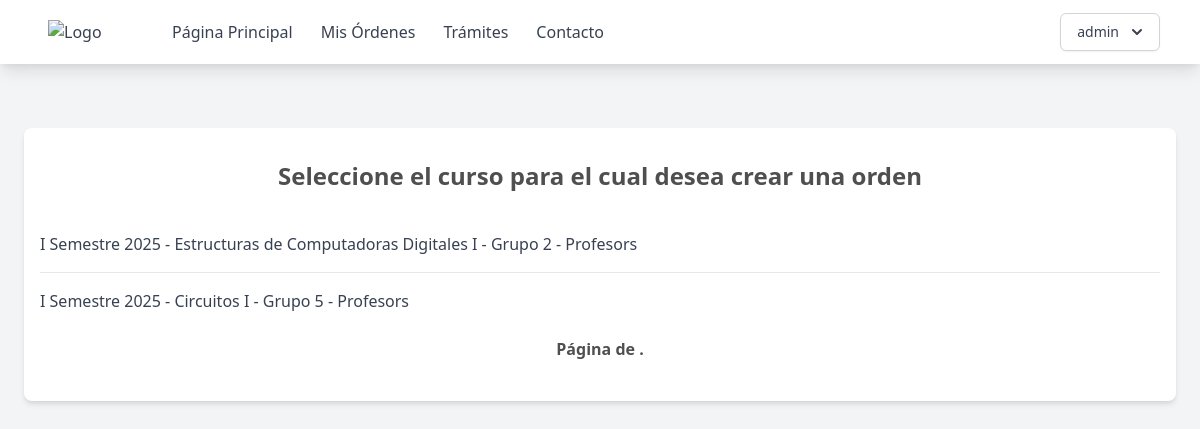
The page /orden/grupos (signed in) on the database its author committed.
### supply_room/models.py (models this page shows, shortened)
class Users(AbstractUser):
    name = models.CharField(max_length=200)
    email = models.EmailField(unique=True)
    role = models.CharField(max_length=200, choices=ROLE_CHOICES, default="student")
    student_id = models.CharField(max_length=200, null=True)
    username = models.CharField(max_length=50, null=True)
    groups = models.ManyToManyField(
        "ClassGroups", related_name="group_student", blank=True
    )
    orders = models.ManyToManyField("Order", related_name="order_student", blank=True)
    objects = CustomUserManager()
    USERNAME_FIELD = "email"
    REQUIRED_FIELDS = ["name", "role"]
    def __str__(self):
        return f"{self.email}"

class ClassGroups(models.Model):
    number = models.PositiveIntegerField()
    semester = models.CharField(max_length=200)
    professor = models.ForeignKey(
        Users, related_name="group_professor", on_delete=models.PROTECT
    )
    class_id = models.ForeignKey(Class, on_delete=models.CASCADE)
    student = models.ManyToManyField(
        Users, related_name="group_student", through=Users.groups.through, blank=True
    )

class Class(models.Model):
    name = models.CharField(max_length=200)
    code = models.CharField(max_length=200)

### supply_room/views.py (the view)
class OrderGroupList(View):
    def get(self, request, *args, **kwargs):
        print(request.user)
        return render(
            request,
            "page/crear-orden-grupos.html",
            {"object_list": request.user.groups.all()},
        )

### templates/page/crear-orden-grupos.html (shortened to what this page needs)
{% extends "base.html" %} {% block content %}
<div class="max-w-6xl mx-auto px-4 py-8 bg-white rounded-lg shadow-md mt-16">
    <h2 class="text-2xl font-bold mb-6 text-center">Seleccione el curso para el cual desea crear una orden</h2>
    <ul class="divide-y divide-gray-200">
        {% for object in object_list %}
        <li class="py-4">
            <div class="flex justify-between items-center  ">
                <a href="{% url 'crear-orden' pk=object.id %}" class="text-gray-700">{{ object.semester }} - {{ object.class_id.name }} -  Grupo {{ object.number }} - {{object.professor.name}}</a>
            </div>
        </li>
        {% empty %}
        <li class="py-4 text-center text-gray-500">No objects yet.</li>
        {% endfor %}
    </ul>
    <div class="pagination ">
    <div class="step-links flex w-full justify-between items-center p-2">
        <span class="current font-bold mx-4">
            Página {{ page_obj.number }} de {{ page_obj.paginator.num_pages }}.
        </span>
    </div>
</div>
</div>
{% endblock %}

### templates/base.html (shortened to what this page needs)
{% load static %}
<!DOCTYPE html>
<html lang="en">
  <head>
    <link href="{% static 'output.css' %}" rel="stylesheet" />
    <link href="https://cdn.jsdelivr.net/npm/tailwindcss@2.2.19/dist/tailwind.min.css" rel="stylesheet">
  </head>
  <body class="bg-gray-100 h-full h-screen">
    <nav class="bg-white shadow-lg">
      <div class="max-w-6xl mx-auto px-4">
        <div class="flex justify-between">
          <div class="flex space-x-4">
            <div>
              <a href="{% url 'home' %}" class="flex items-center py-5 px-2 text-gray-700">
                <img src="https://eie.ucr.ac.cr/static/img/logos/EIE_v.png" alt="Logo" class="w-20 mr-2">
              </a>
            </div>
            <div class="hidden md:flex items-center space-x-1">
              <a href="{% url 'home' %}" class="py-5 px-3 text-gray-700 hover:text-gray-900">Página Principal</a>
              <a href="#" class="py-5 px-3 text-gray-700 hover:text-gray-900">Mis Órdenes</a>
              <a href="#" class="py-5 px-3 text-gray-700 hover:text-gray-900">Trámites</a>
              <a href="#" class="py-5 px-3 text-gray-700 hover:text-gray-900">Contacto</a>
            </div>
          </div>
          {% if user.is_authenticated %}
          <div class="hidden md:flex items-center space-x-1">
            <div class="relative inline-block text-left">
              <div>
                <button type="button" class="inline-flex justify-center w-full rounded-md border border-gray-300 shadow-sm px-4 py-2 bg-white text-sm font-medium text-gray-700 hover:bg-gray-50 focus:outline-none" id="menu-button" aria-expanded="true" aria-haspopup="true">
                  {{ user.username }}
                  <svg class="-mr-1 ml-2 h-5 w-5" xmlns="http://www.w3.org/2000/svg" viewBox="0 0 20 20" fill="currentColor" aria-hidden="true">
                    <path fill-rule="evenodd" d="M5.293 7.293a1 1 0 011.414 0L10 10.586l3.293-3.293a1 1 0 111.414 1.414l-4 4a1 1 0 01-1.414 0l-4-4a1 1 0 010-1.414z" clip-rule="evenodd" />
                  </svg>
                </button>
              </div>
            </div>
          </div>
          {% endif %}
        </div>
      </div>
    </nav>
    {% if user.is_authenticated %}
    <div>{% block content %} {% endblock %}</div>
    {% else %}
    <p>You are not logged in</p>
    <a href="{% url 'login' %}">Log In</a>
    {% endif %}
  </body>
</html>

### rows shown on the page
Users: username "admin"
ClassGroups: semester "I Semestre 2025", class_id.name "Estructuras de Computadoras Digitales I", number "2", professor.name "Profesors"
ClassGroups: semester "I Semestre 2025", class_id.name "Circuitos I", number "5", professor.name "Profesors"
